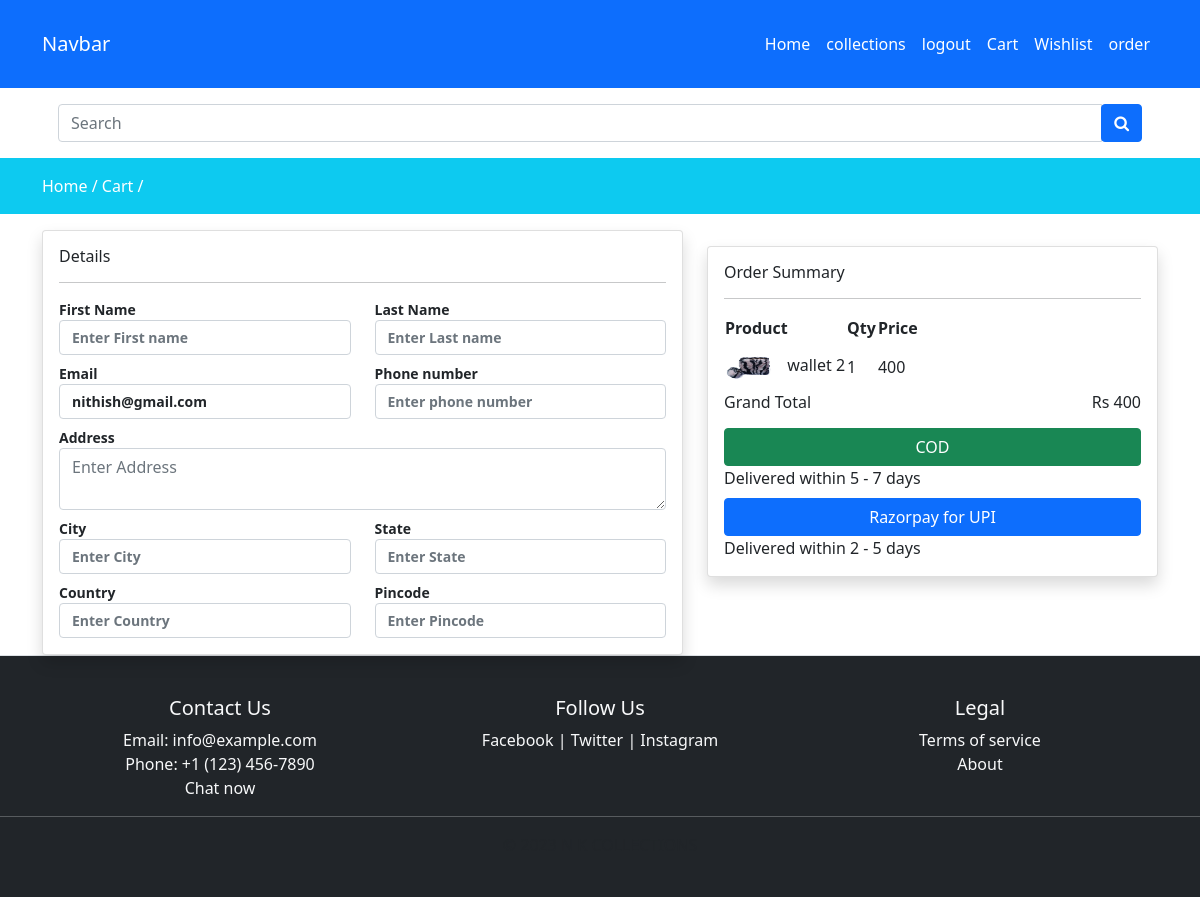
Page /checkout (signed in) on the committed database.
### store/models.py (models this page shows, shortened)
class Cart(models.Model):
    user = models.ForeignKey(User,on_delete=models.CASCADE)
    product = models.ForeignKey(Product,on_delete=models.CASCADE)
    product_qty = models.IntegerField(null=False,blank=False)
    created_qty = models.DateTimeField(auto_now_add=True)

class Product(models.Model):
    slug = models.CharField(max_length=150,null=False,blank=False)
    name = models.CharField(max_length=150,null=False,blank=False)
    category = models.ForeignKey(Category,on_delete=models.CASCADE)
    product_image = models.ImageField(upload_to=get_file_path,null=True,blank=True)
    small_description = models.TextField(max_length=500, null=False, blank=False)
    quantity=models.IntegerField(null=False,blank=False)
    orginal_price=models.FloatField(null=False,blank=False)
    selling_price=models.FloatField(null=False,blank=False)
    description = models.TextField(max_length=500, null=False, blank=False)
    status = models.BooleanField(default=False,help_text="0-default,1-hidden")
    trending = models.BooleanField(default=False,help_text="0-default,1-trending")
    tag = models.CharField(max_length=150,null=False,blank=False)
    meta_title= models.CharField(max_length=150,null=False,blank=False)
    meta_keyword = models.CharField(max_length=500,null=False,blank=False)
    meta_description = models.CharField(max_length=500,null=False,blank=False)
    created_at = models.DateTimeField(auto_now_add=True)

### store/controller/checkout.py (the view)
# urls.py: path('checkout',checkout.index,name="checkout"),
@login_required(login_url='loginpage')
def index(request):
    rawcart = Cart.objects.filter(user=request.user)
    for item in rawcart:
        if item.product_qty > item.product.quantity:
            Cart.objects.delete(id=item.id)
    cartitems = Cart.objects.filter(user=request.user)
    total_price =0
    for item in cartitems:
        total_price = total_price + item.product.selling_price * item.product_qty
    userprofile = Profile.objects.filter(user=request.user).first()
    context ={'cartitems':cartitems,'total_price':total_price, 'userprofile':userprofile }
    return render(request,'store/checkout.html',context )

### store/templates/store/checkout.html (shortened to what this page needs)
{% extends 'store/layouts/main.html' %}
{% block content %}
<div class="py-3 bg-info">
    <div class="container">
        <a href="{% url 'home' %}" class="text-white">Home /</a>
        <a href="{% url 'cart' %}" class="text-white">Cart /</a>
    </div>
</div>
<div class="container mt-3">
    <form action="{% url 'placeorder' %}" method="post">
    <div class="row">
        <div class="col-md-7">
            <div class="card shadow ">
                <div class="card-body">
                    <h6>Details</h6>
                    <hr>
                    <div class="row checkoutform">
                        <div class="col-md-6">
                            <label for="first_name">First Name</label>
                            <input type="text" required value="{{ request.user.first_name }}" class="form-control" id="first_name" name="fname" placeholder="Enter First name">
                        </div>
                        <div class="col-md-6">
                            <label for="last_name">Last Name</label>
                            <input type="text" required value="{{ request.user.last_name }}" class="form-control" id="last_name" name="lname" placeholder="Enter Last name">
                        </div>
                        <div class="col-md-6 mt-2">
                            <label for="email">Email</label>
                            <input type="text" required value="{{ request.user.email }}" class="form-control" id="email" name="email" placeholder="Enter Email">
                        </div>
                        <div class="col-md-6 mt-2">
                            <label for="phone_number">Phone number</label>
                            <input type="text" required value="{{ userprofile.phone }}" class="form-control" id="phone_number" name="phone" placeholder="Enter phone number">
                        </div>
                        <div class="col-md-12 mt-2">
                            <label for="address">Address</label>
                            <textarea required class="form-control" id="address" name="address" placeholder="Enter Address">{{ userprofile.address }}</textarea>
                        </div>
                        <div class="col-md-6 mt-2">
                            <label for="city">City</label>
                            <input type="text" required value="{{ userprofile.city }}" class="form-control" id="city" name="city" placeholder="Enter City">
                        </div>
                        <div class="col-md-6 mt-2">
                            <label for="state">State</label>
                            <input type="text" required value="{{ userprofile.state }}" class="form-control" id="state" name="state" placeholder="Enter State">
                        </div>
                        <div class="col-md-6 mt-2">
                            <label for="country">Country</label>
                            <input type="text" required value="{{ userprofile.country }}" class="form-control" id="country" name="country" placeholder="Enter Country">
                        </div>
                        <div class="col-md-6 mt-2">
                            <label for="pincode">Pincode</label>
                            <input type="text" required value="{{ userprofile.pincode }}" class="form-control" id="pincode" name="pincode" placeholder="Enter Pincode">
                        </div>
                    </div>
                </div>
            </div>
        </div>
        <div class="col-md-5 mt-3">
            <div class="card shadow">
                <div class="card-body">
                    <h6>Order Summary</h6>
                    <hr>
                    {% if cartitems %}
                    <table>
                        <thead>
                            <tr>
                                <th>Product</th>
                                <th>Qty</th>
                                <th>Price</th>
                            </tr>
                        </thead>
                        <tbody>
                            {% for item in cartitems %}
                            <tr>
                                <td><img src="{{ item.product.product_image.url }}" height="50px" class="me-2" width="50px">
                                    {{ item.product.name }}</td>
                                <td>{{ item.product_qty }}</td>
                                <td>{{ item.product.selling_price | stringformat:'d' }}</td>
                            </tr>
                            {% endfor %}
                        </tbody>
                    </table>
                    <h6>Grand Total
                    <span class="float-end">Rs {{ total_price | stringformat:'d' }}</span></h6>
                    <div class="mt-3">
                       <button type="submit" class="btn btn-success w-100">  COD</button>
                       <label >Delivered within 5 - 7 days</label >
                       <button type="button" class="btn btn-primary paywithRazorpay w-100 mt-2"> Razorpay for UPI </button>
                       <label >Delivered within 2 - 5 days</label >
                    </div>
                    {% else %}
                    <h4>Cart is Empty</h4>
                    {% endif %}
                </div>
            </div>
        </div>
    </div>
</form>
</div>
{% endblock content %}

### static/css/custom.css (style rules this page uses)
.checkoutform { font-size: 14px; font-weight: 600; }
.checkoutform input { font-size: 14px; font-weight: 600; }
body { margin: 0; padding: 0; font-size: 1rem; font-weight: 400; line-height: 1.5; color: #343a40; text-align: left; background-color: #fff; min-height: 100vh; display: flex; flex-direction: column; }

### store/templates/store/layouts/main.html (style rules this page uses)
a { text-decoration:none; }

### rows in the picture
Cart: product.product_image (picture), product.name "wallet 2", product_qty "1", product.selling_price "400"

### other values in the picture
{{ total_price | stringformat:'d' }} "400"
